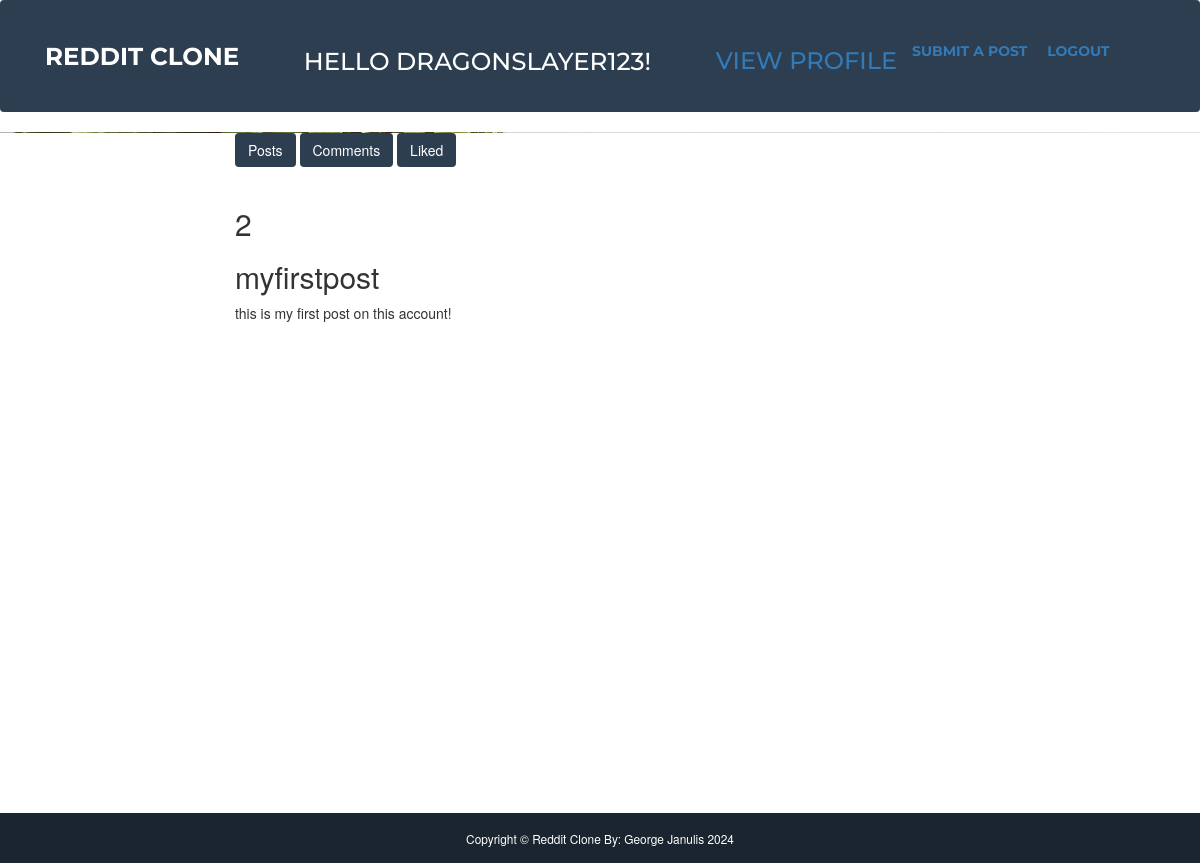
The page /users/justdragonslayer (signed in) on the database its author committed.
### reddit/models.py (models this page shows)
class UserDB(UserMixin, db.Model):
    __tablename__ = 'users'
    id = db.Column(db.Integer, primary_key=True, nullable=False)
    email = db.Column(db.String(48), unique=True, nullable=False)
    username = db.Column(db.String(24), unique=True, nullable=False)
    password = db.Column(db.String(128), nullable=False)

class PostDB(db.Model):
    __tablename__ = 'posts'
    id = db.Column(db.Integer, primary_key=True, nullable=False)
    title = db.Column(db.String(50), nullable=False)
    content = db.Column(db.String(1000), nullable=False)
    author = db.Column(db.String(24), db.ForeignKey('users.username'), nullable=False)
    num_likes = db.Column(db.Integer, nullable=False)
    time = db.Column(db.DateTime, nullable=False)

### reddit/views.py (the view, shortened to what this page needs)
@app.route('/users/<username>', methods=['GET', 'POST'])
def profile(username):
    if request.method == 'GET':
        user = UserDB.query.filter_by(username=username).first()
        if user is None:
            return render_template('error.html', error='User does not exist!')
        posts = PostDB.query.filter_by(author=username).all()
        return render_template('profile.html', posts=posts)

### reddit/views.py (called while the page is built)
@lm.user_loader
def load_user(id):
    return UserDB.query.get(int(id))

### reddit/templates/profile.html (shortened to what this page needs)
{% extends "base.html" %}
{% block content %}
{% if current_user.is_authenticated %}
    <form method="post">
        <button class="btn btn-secondary" name="selection" type="submit" value="posts">Posts</button>
        <button class="btn btn-secondary" name="selection" type="submit" value="comments">Comments</button>
        <button class="btn btn-secondary" name="selection" type="submit" value="likes">Liked</button>
    </form>
    <br>
    {% if posts %}
        {% for post in posts %}
            <h2>{{ post.num_likes }}</h2>
            <h2><a>{{ post.title }}</a></h2>
            <p>{{ post.content }}</p>
        {% endfor %}
    {% endif %}
{% endif %}
<br><br><br><br>
<br><br><br><br>
<br><br><br><br>
<br><br><br><br>
<br><br><br><br>
<br><br><br><br>
{% endblock %}

### reddit/templates/base.html (shortened to what this page needs)
<!DOCTYPE html>
<html lang="en">
    <head>
        <link href="../static/css/styles.css" rel="stylesheet" />
        <link href="../static/vendor/bootstrap/css/bootstrap.min.css" rel="stylesheet">
    </head>
    <body id="page-top">
        <nav class="navbar navbar-expand-lg bg-secondary text-uppercase fixed-top" id="mainNav">
            <div class="container">
                <a class="navbar-brand" href="#page-top">Reddit Clone</a>
                {% if current_user.is_authenticated %}
                    <p>&nbsp &nbsp &nbsp</p>
                    <p>&nbsp &nbsp &nbsp</p>
                    <h2 class="navbar-brand">Hello {{ current_user.username }}!</h2>
                    <p>&nbsp &nbsp &nbsp</p>
                                        <p>&nbsp &nbsp &nbsp</p>
                    <h3>
                        <a href="{{ url_for('profile', username=current_user.username) }}" targert="_self">View Profile</a>
                    </h3>
                {% endif %}
                <div class="collapse navbar-collapse" id="navbarResponsive">
                    <ul class="navbar-nav ms-auto">
                        {% if current_user.is_authenticated %}
                            <li>
                            <a href="{{ url_for('write') }}" target="_self">Submit a Post </a>
                            </li>
                            <p>&nbsp &nbsp &nbsp</p>
                            <li>
                            <a href="{{ url_for('logout') }}" target="_self">Logout </a>
                            </li>
                        {% else %}
                            <li>
                            <a href="{{ url_for('register') }}" target="_self">Login or Signup </a>
                            </li>
                        {% endif %}
                    </ul>
                </div>
            </div>
        </nav>
        <header class="intro-header" style="background-image: url('../static/img/home-bg.jpg')">
            <div class="container">
                <div class="row">
                    <div class="col-lg-8 col-lg-offset-2 col-md-10 col-md-offset-1">
                    </div>
                </div>
            </div>
        </header>
        <div class="container">
            <div class="row">
                <div class="col-lg-8 col-lg-offset-2 col-md-10 col-md-offset-1">
                    <div class="post-preview">
                        {% block content %}{% endblock %}
                    </div>
                </div>
            </div>
        </div>
        <footer>
            <div class="copyright py-4 text-center text-white">
                <div class="container"><small>Copyright &copy; Reddit Clone By: George Janulis 2024</small></div>
            </div>
        </footer>
    </body>
</html>

### rows shown on the page
UserDB: username "DRAGONSLAYER123"
PostDB: num_likes "2", title "myfirstpost", content "this is my first post on this account!"
